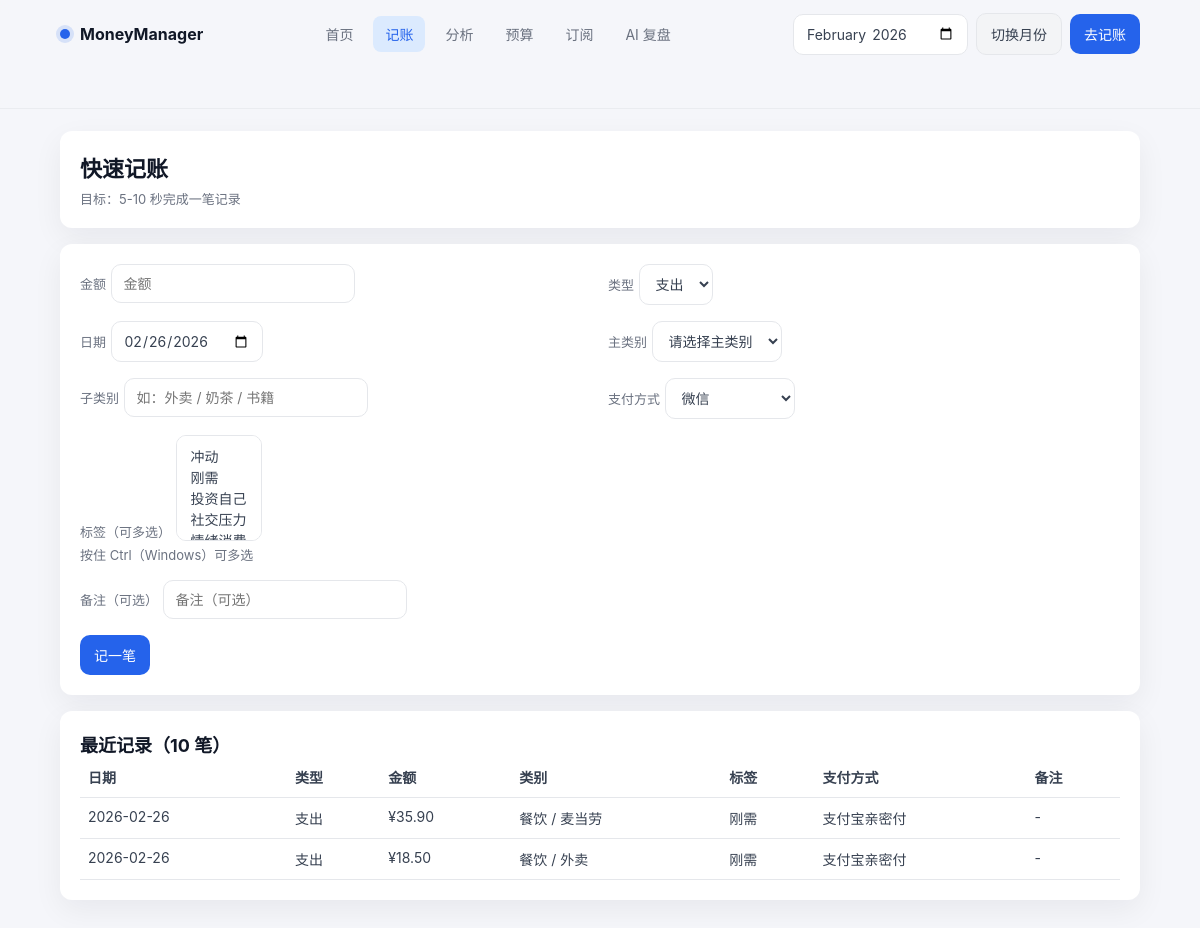
The app's page /add, older data.
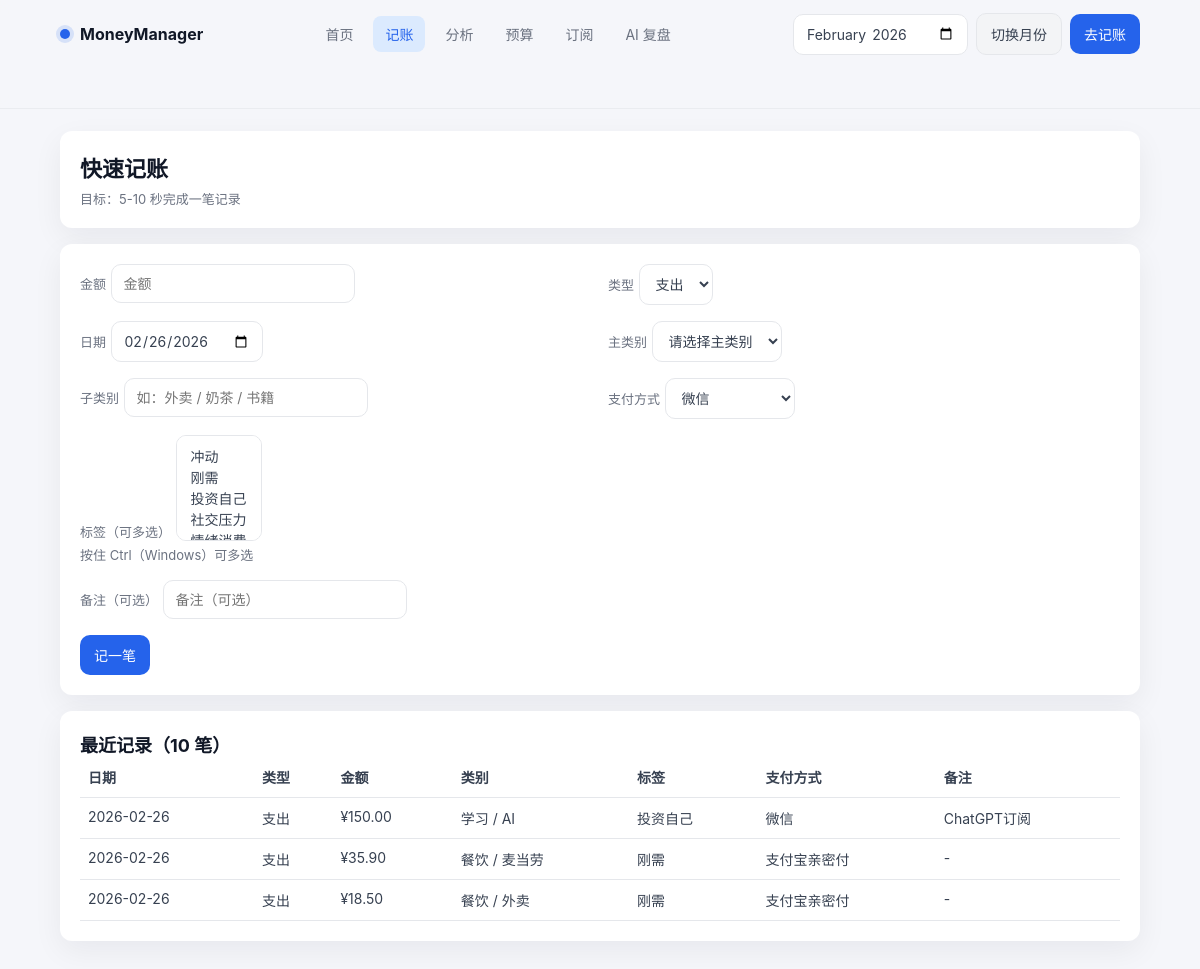
The same page, newer data.
### tables this page shows
CREATE TABLE transactions (
                id INTEGER PRIMARY KEY AUTOINCREMENT,
                amount REAL NOT NULL,
                type TEXT CHECK(type IN ('income', 'expense')) NOT NULL,
                date TEXT NOT NULL,
                category_main TEXT NOT NULL,
                category_sub TEXT,
                tags TEXT,
                payment_method TEXT CHECK(payment_method IN ('wechat', 'alipay_family', 'bank')),
                note TEXT,
                created_at TEXT DEFAULT CURRENT_TIMESTAMP
            );

### app.py (the view, shortened to what this page needs)
    @app.route("/add", methods=["GET", "POST"])
    def add_transaction_page():
        success = request.args.get("success")
        recent_records = get_recent_transactions(limit=10)
        month = date.today().strftime("%Y-%m")
        return render_template(
            "add.html",
            active_page="add",
            month=month,
            today=date.today().isoformat(),
            success=success,
            category_options=CATEGORY_OPTIONS,
            tag_options=TAG_OPTIONS,
            recent_records=recent_records,
        )

### database.py (called while the page is built)
def get_connection() -> sqlite3.Connection:
    conn = sqlite3.connect(DB_PATH)
    conn.row_factory = sqlite3.Row
    return conn

def get_recent_transactions(limit: int = 10) -> list[dict]:
    with get_connection() as conn:
        rows = conn.execute(
            """
            SELECT
                id,
                amount,
                type,
                date,
                category_main,
                category_sub,
                tags,
                payment_method,
                note,
                created_at
            FROM transactions
            ORDER BY date DESC, id DESC
            LIMIT ?
            """,
            (limit,),
        ).fetchall()
    result = []
    for row in rows:
        item = dict(row)
        item["tags"] = json.loads(item["tags"]) if item.get("tags") else []
        result.append(item)
    return result

### templates/add.html (shortened to what the changed rows need)
<!doctype html>
<html lang="zh-CN">
  <head>
    <link rel="stylesheet" href="{{ url_for('static', filename='css/app.css') }}" />
  </head>
  <body>
    <main class="app-shell">
      <div class="page">
        <section class="panel">
          <h1 class="page-title">快速记账</h1>
        </section>
      <section class="panel">
        <h2 class="page-title" style="font-size: 18px;">最近记录（10 笔）</h2>
        <div class="table-wrap">
        <table>
          <thead>
            <tr>
              <th>日期</th>
              <th>类型</th>
              <th>金额</th>
              <th>类别</th>
              <th>标签</th>
              <th>支付方式</th>
              <th>备注</th>
            </tr>
          </thead>
          <tbody>
            {% if recent_records %}
              {% for row in recent_records %}
              <tr>
                <td>{{ row.date }}</td>
                <td>{{ '支出' if row.type == 'expense' else '收入' }}</td>
                <td class="{{ row.type }}">¥{{ '%.2f'|format(row.amount) }}</td>
                <td>{{ row.category_main }}{% if row.category_sub %} / {{ row.category_sub }}{% endif %}</td>
                <td>{{ row.tags | join('、') if row.tags else '-' }}</td>
                <td>
                  {% if row.payment_method == 'wechat' %}
                    微信
                  {% elif row.payment_method == 'alipay_family' %}
                    支付宝亲密付
                  {% elif row.payment_method == 'bank' %}
                    银行卡
                  {% else %}
                    -
                  {% endif %}
                </td>
                <td>{{ row.note if row.note else '-' }}</td>
              </tr>
              {% endfor %}
            {% else %}
            <tr>
              <td colspan="7">暂无记录，先记第一笔吧。</td>
            </tr>
            {% endif %}
          </tbody>
        </table>
        </div>
      </section>
      </div>
    </main>
  </body>
</html>

Row changes from the older to the newer data that the page shows:
added transactions: date "2026-02-26", type "支出", amount "150.00", category_main "学习", category_sub "AI", tags "投资自己", payment_method "微信", note "ChatGPT订阅"
